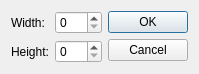
<?xml version="1.0" encoding="UTF-8"?>
<ui version="4.0">
 <class>RectDialog</class>
 <widget class="QDialog" name="RectDialog">
  <property name="geometry">
   <rect>
    <x>0</x>
    <y>0</y>
    <width>187</width>
    <height>70</height>
   </rect>
  </property>
  <property name="windowTitle">
   <string>Dialog</string>
  </property>
  <layout class="QGridLayout" name="gridLayout">
   <item row="0" column="0">
    <widget class="QLabel" name="label">
     <property name="text">
      <string>Width:</string>
     </property>
    </widget>
   </item>
   <item row="0" column="1">
    <widget class="QSpinBox" name="wSpinBox">
     <property name="maximum">
      <number>999</number>
     </property>
    </widget>
   </item>
   <item row="0" column="2" rowspan="2">
    <widget class="QDialogButtonBox" name="buttonBox">
     <property name="orientation">
      <enum>Qt::Vertical</enum>
     </property>
     <property name="standardButtons">
      <set>QDialogButtonBox::Cancel|QDialogButtonBox::Ok</set>
     </property>
    </widget>
   </item>
   <item row="1" column="0">
    <widget class="QLabel" name="label_2">
     <property name="text">
      <string>Height:</string>
     </property>
    </widget>
   </item>
   <item row="1" column="1">
    <widget class="QSpinBox" name="hSpinBox">
     <property name="maximum">
      <number>999</number>
     </property>
    </widget>
   </item>
  </layout>
 </widget>
 <resources/>
 <connections>
  <connection>
   <sender>buttonBox</sender>
   <signal>accepted()</signal>
   <receiver>RectDialog</receiver>
   <slot>accept()</slot>
   <hints>
    <hint type="sourcelabel">
     <x>248</x>
     <y>254</y>
    </hint>
    <hint type="destinationlabel">
     <x>157</x>
     <y>274</y>
    </hint>
   </hints>
  </connection>
  <connection>
   <sender>buttonBox</sender>
   <signal>rejected()</signal>
   <receiver>RectDialog</receiver>
   <slot>reject()</slot>
   <hints>
    <hint type="sourcelabel">
     <x>316</x>
     <y>260</y>
    </hint>
    <hint type="destinationlabel">
     <x>286</x>
     <y>274</y>
    </hint>
   </hints>
  </connection>
 </connections>
</ui>
